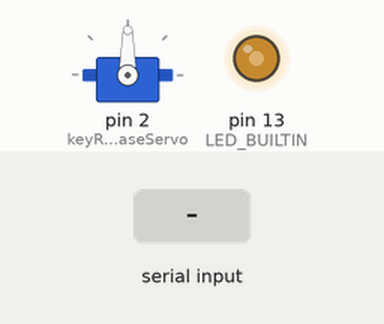
A program run on a simulated Arduino Nano, built with avr-gcc and run on an emulated ATmega328P. On the bench: servo, output pins drawn as LEDs (lit = HIGH). The inputs (shaded band) are chosen by the test bench.

Above: at 1.2 s.
1.3 s: "1" received over Serial
At 1.9 s:
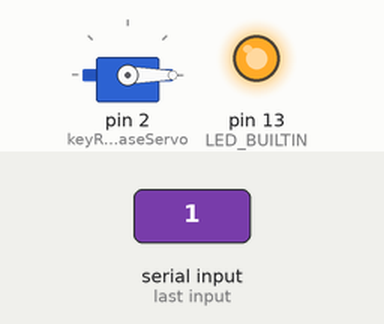
2.8 s: "0" received over Serial
At 3.2 s:
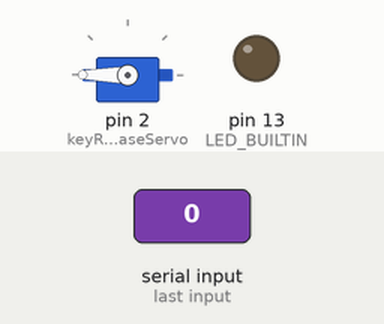
4.3 s: "2" received over Serial
At 5.6 s:
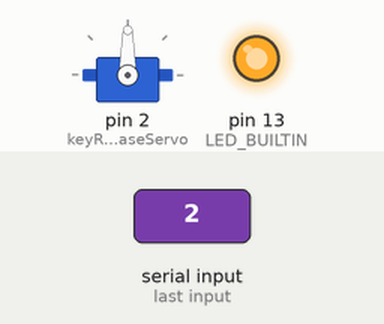
Timing chart, 0 to 7.3 s (numbered marks = the images above; inputs shaded):
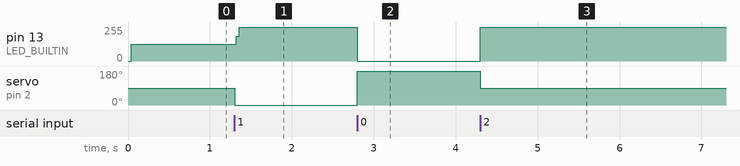

The program:

main.cpp
```cpp
#include <Arduino.h>
#include <Servo.h>

int datafromUser = 0;

Servo keyReleaseServo;

void setup()
{
  // put your setup code here, to run once:
  pinMode(LED_BUILTIN, OUTPUT);
  Serial.begin(9600);
  keyReleaseServo.attach(2);
}

void inputDesion(int opperation)
{
  switch (opperation)
  {
  case '0': //Hold
    keyReleaseServo.write(180);
    digitalWrite(LED_BUILTIN, LOW);
    break;
  case '1': //Release
    keyReleaseServo.write(0);
    digitalWrite(LED_BUILTIN, HIGH);
    break;
  case '2': //90 deg
    keyReleaseServo.write(90);
    digitalWrite(LED_BUILTIN, HIGH);
    break;
  case '3': //unused

    break;

  default:
    for (int i = 0; i <= 255; i++)
    {
      digitalWrite(LED_BUILTIN, !digitalRead(LED_BUILTIN));
      // delay(1000);
    }
    break;
  }
}

void loop()
{
  // put your main code here, to run repeatedly:
  if (Serial.available() > 0)
  {
    datafromUser = Serial.read();
  }
  //ima make this a case statement but for now this is good enough for testing
  //@TODO Make this a case statement

  inputDesion(datafromUser);
}
```

Measured:
- after the input at 1.3 s, pin 13 (LED_BUILTIN): 127/255 → 255/255 at once; servo on pin 2 (keyReleaseServo): 90° → 0° at once
- after the input at 2.8 s, pin 13 (LED_BUILTIN): 255/255 → 0/255 at once; servo on pin 2 (keyReleaseServo): 0° → 180° at once
- after the input at 4.3 s, pin 13 (LED_BUILTIN): 0/255 → 255/255 at once; servo on pin 2 (keyReleaseServo): 180° → 90° at once
